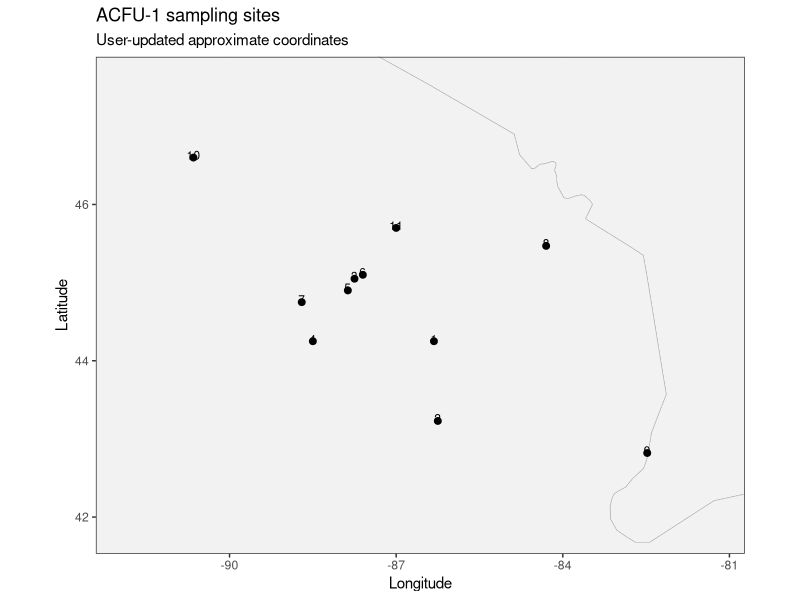
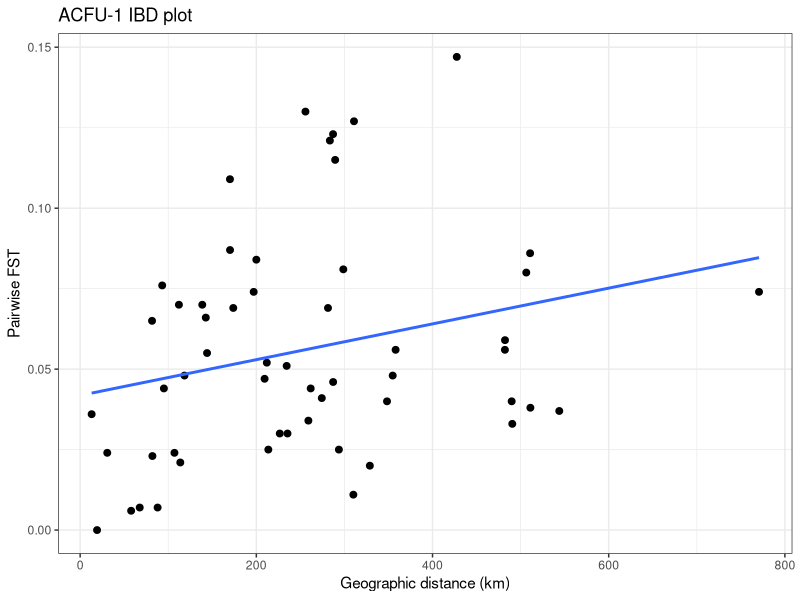

Generate these figures, in order, with R: (Note: this script raises an error after producing the figures.)
# -----------------------------
# ACFU-1 | Lake sturgeon
# Acipenser fulvescens
# DeHaan et al. 2006, Transactions of the American Fisheries Society
# DOI: 10.1577/T05-213.1
# -----------------------------
# Workflow notes
# - pairwise FST values are transcribed from Table 2 in the paper
# - site coordinates below are hard-coded from the user-provided
#   ACFU-1_coords.csv file
# - negative FST values are set to 0
# - plots are shown in RStudio and are not saved
# -----------------------------

library(ggplot2)
library(dplyr)
library(geosphere)
library(maps)

study_code <- "ACFU-1"
out_dir <- "/Users/johnmccall/Library/CloudStorage/OneDrive-TheOhioStateUniversity/Spring_2026/Landgen_DGS/DGS-Patterns-of-Fish-Diversity/DGS-Patterns-of-Fish-Diversity/Objective 2/Data/ACFU-1/data"
dir.create(out_dir, recursive = TRUE, showWarnings = FALSE)

# -----------------------------
# 1) site key
# paper order from Figure 1 / Table 2:
# 1 Manistee
# 2 Muskegon
# 3 Peshtigo
# 4 Fox
# 5 Oconto
# 6 Menominee
# 7 Wolf
# 8 Black Lake
# 9 St. Clair River / Lake St. Clair
# 10 Bad River
# 11 Sturgeon River
# -----------------------------
site_key <- data.frame(
  site = 1:11,
  site_name = c(
    "Manistee River",
    "Muskegon River",
    "Peshtigo River",
    "Fox River",
    "Oconto River",
    "Menominee River",
    "Wolf River",
    "Black Lake",
    "St. Clair River / Lake St. Clair",
    "Bad River",
    "Sturgeon River"
  ),
  stringsAsFactors = FALSE
)

# -----------------------------
# 2) pairwise FST matrix
# transcribed from Table 2 (microsatellite FST values above diagonal)
# order is the paper order listed above
# -----------------------------
fill_row <- function(mat, row, vals) {
  stopifnot(length(vals) == row - 1)
  mat[row, seq_along(vals)] <- vals
  mat
}

fst_mat <- matrix(0, nrow = 11, ncol = 11)

fst_mat <- fill_row(fst_mat,  2, c(0.021))
fst_mat <- fill_row(fst_mat,  3, c(0.055, 0.030))
fst_mat <- fill_row(fst_mat,  4, c(0.069, 0.025, 0.024))
fst_mat <- fill_row(fst_mat,  5, c(0.066, 0.030, 0.000, 0.007))
fst_mat <- fill_row(fst_mat,  6, c(0.070, 0.051, 0.036, 0.048, 0.024))
fst_mat <- fill_row(fst_mat,  7, c(0.074, 0.034, 0.023, 0.006, 0.007, 0.044))
fst_mat <- fill_row(fst_mat,  8, c(0.047, 0.025, 0.041, 0.056, 0.046, 0.044, 0.048))
fst_mat <- fill_row(fst_mat,  9, c(0.040, 0.011, 0.040, 0.038, 0.033, 0.059, 0.037, 0.020))
fst_mat <- fill_row(fst_mat, 10, c(0.147, 0.086, 0.121, 0.127, 0.123, 0.115, 0.130, 0.080, 0.074))
fst_mat <- fill_row(fst_mat, 11, c(0.109, 0.069, 0.076, 0.084, 0.070, 0.065, 0.087, 0.052, 0.056, 0.081))

fst_mat[upper.tri(fst_mat)] <- t(fst_mat)[upper.tri(fst_mat)]
diag(fst_mat) <- 0
fst_mat[fst_mat < 0] <- 0

ACFU_1_fst <- fst_mat
rownames(ACFU_1_fst) <- as.character(site_key$site)
colnames(ACFU_1_fst) <- as.character(site_key$site)

stopifnot(isTRUE(all.equal(ACFU_1_fst, t(ACFU_1_fst))))

# -----------------------------
# 3) site coordinates
# UPDATED: hard-coded from user-provided ACFU-1_coords.csv
# -----------------------------
site_lookup <- data.frame(
  site = 1:11,
  site_name = site_key$site_name,
  lat = c(
    44.25,  # Manistee
    43.23,  # Muskegon
    45.05,  # Peshtigo
    44.25,  # Fox
    44.90,  # Oconto
    45.10,  # Menominee
    44.75,  # Wolf
    45.47,  # Black Lake
    42.82,  # St. Clair
    46.60,  # Bad
    45.70   # Sturgeon
  ),
  lon = c(
    -86.32,
    -86.25,
    -87.75,
    -88.50,
    -87.87,
    -87.60,
    -88.70,
    -84.30,
    -82.48,
    -90.65,
    -87.00
  ),
  stringsAsFactors = FALSE
)

ACFU_1_coords <- site_lookup %>%
  select(site, lat, lon)

stopifnot(identical(as.character(ACFU_1_coords$site), rownames(ACFU_1_fst)))

# -----------------------------
# 4) map plot
# include US and Canada and zoom to point extent
# -----------------------------
world_df <- map_data("world") %>%
  filter(region %in% c("USA", "Canada"))

x_pad <- max(1.0, diff(range(site_lookup$lon)) * 0.15)
y_pad <- max(1.0, diff(range(site_lookup$lat)) * 0.15)

p_map <- ggplot() +
  geom_polygon(
    data = world_df,
    aes(x = long, y = lat, group = group),
    fill = "grey95",
    color = "grey70",
    linewidth = 0.2
  ) +
  geom_point(
    data = site_lookup,
    aes(x = lon, y = lat),
    size = 2
  ) +
  geom_text(
    data = site_lookup,
    aes(x = lon, y = lat, label = site),
    nudge_y = y_pad * 0.03,
    size = 3
  ) +
  coord_quickmap(
    xlim = c(min(site_lookup$lon) - x_pad, max(site_lookup$lon) + x_pad),
    ylim = c(min(site_lookup$lat) - y_pad, max(site_lookup$lat) + y_pad)
  ) +
  labs(
    x = "Longitude",
    y = "Latitude",
    title = "ACFU-1 sampling sites",
    subtitle = "User-updated approximate coordinates"
  ) +
  theme_bw()

print(p_map)

# -----------------------------
# 5) IBD plot
# broad-scale straight-line geographic distance among approximate reach midpoints
# -----------------------------
geo_dist <- geosphere::distm(
  x = as.matrix(site_lookup[, c("lon", "lat")]),
  fun = geosphere::distHaversine
) / 1000

ibd_df <- data.frame(
  dist_km = geo_dist[upper.tri(geo_dist)],
  fst = ACFU_1_fst[upper.tri(ACFU_1_fst)]
)

p_ibd <- ggplot(ibd_df, aes(x = dist_km, y = fst)) +
  geom_point(size = 2) +
  geom_smooth(method = "lm", se = FALSE) +
  labs(
    x = "Geographic distance (km)",
    y = "Pairwise FST",
    title = "ACFU-1 IBD plot"
  ) +
  theme_bw()

print(p_ibd)

# -----------------------------
# 6) save objects
# -----------------------------
save(
  ACFU_1_fst,
  ACFU_1_coords,
  file = file.path(out_dir, "ACFU-1.RData")
)
